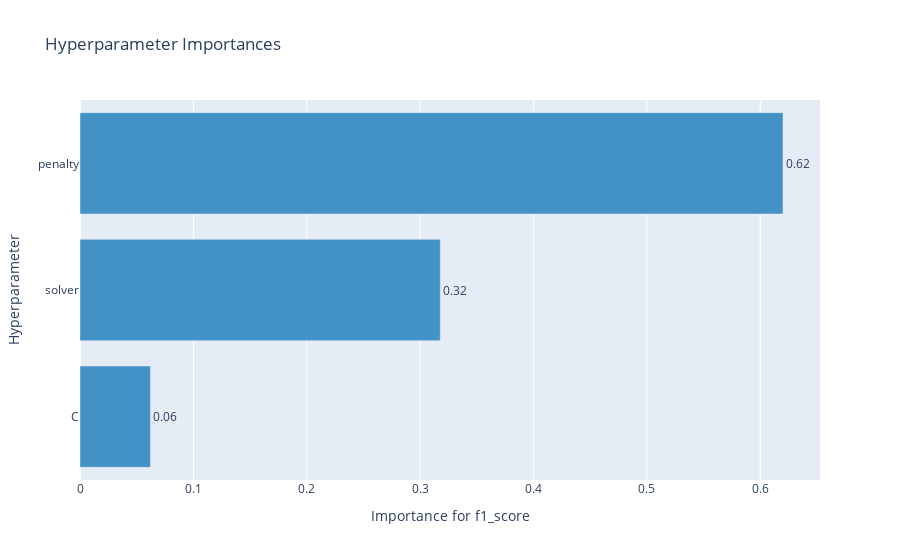

The cell this chart's notebook holds for it:
### Markdown cell above
График важности гиперпараметров - помогает понять, какие гиперпараметры вносят больший вклад в минимизацию/максимизацию метрики.

### Code cell
optuna.visualization.plot_param_importances(study, target_name="f1_score")

### Figure 1 — Plotly figure (JSON) as saved in the notebook; plotly's stock layout.template omitted (floating-point values rounded to 4 significant figures)
{"data": [{"cliponaxis": false, "hovertemplate": ["C (UniformDistribution): 0.06214835414682766<extra></extra>", "solver (CategoricalDistribution): 0.3177669545729942<extra></extra>", "penalty (CategoricalDistribution): 0.6200846912801781<extra></extra>"], "marker": {"color": "rgb(66,146,198)"}, "orientation": "h", "text": ["0.06214835414682766", "0.3177669545729942", "0.6200846912801781"], "textposition": "outside", "texttemplate": "%{text:.2f}", "type": "bar", "x": [0.06215, 0.3178, 0.6201], "y": ["C", "solver", "penalty"]}], "layout": {"showlegend": false, "title": {"text": "Hyperparameter Importances"}, "xaxis": {"title": {"text": "Importance for f1_score"}}, "yaxis": {"title": {"text": "Hyperparameter"}}}}
